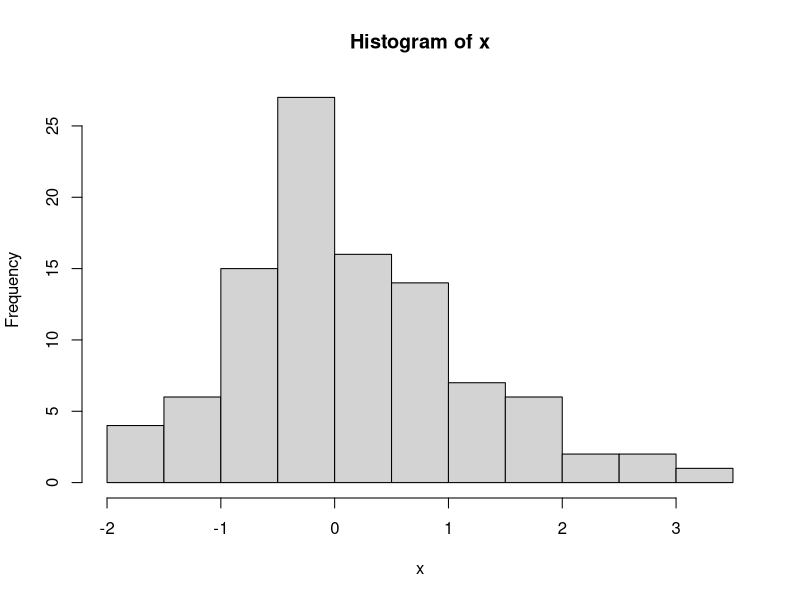

R code for this plot:
## ---- chunk 1
knitr::opts_chunk$set(echo = TRUE)
## ---- chunk 2
a <- Sys.time() 
print(paste0("Today is the ", a))
## ---- chunk 3
x <- rnorm(n = 100)
median(x)
mean(x)
var(x)
## ---- chunk 4
hist(x)
## ---- chunk 5
summary(cars)
